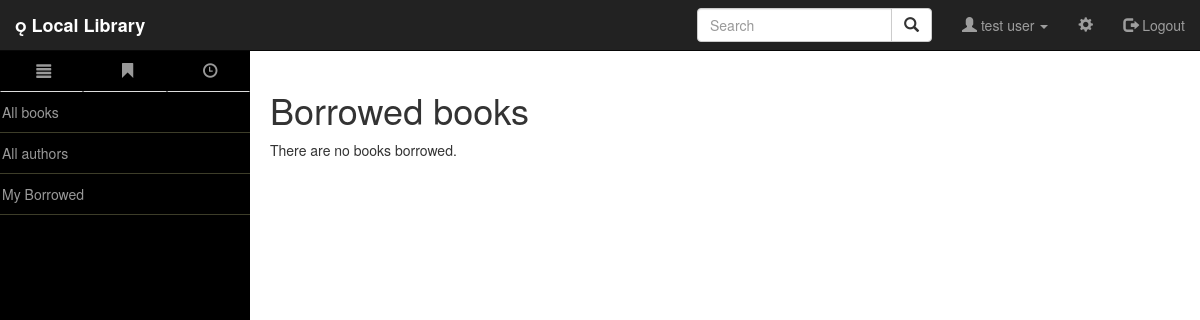
The page /catalog/mybooks/ (signed in) on the database as committed earlier.
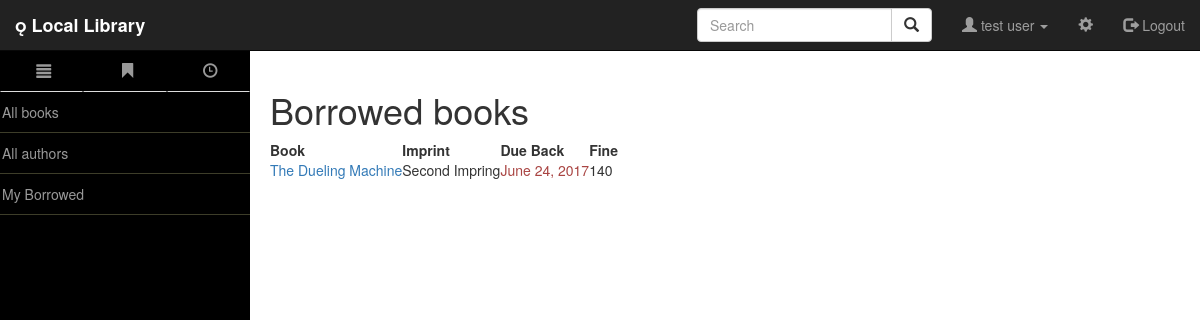
The same page on the database as committed later.
### catalog/models.py (models this page shows, shortened)
class BookInstance(models.Model):
    id = models.UUIDField(primary_key=True,default=uuid.uuid4, help_text="Unique id for this particular book accross whole library")
    book = models.ForeignKey('Book',on_delete=models.SET_NULL, null=True)
    imprint = models.CharField(max_length=200)
    due_back = models.DateField(blank=True, null=True)
    borrower = models.ForeignKey(User,on_delete=models.SET_NULL,blank=True, null=True)
    LOAN_STATUS = (
        ('d', 'Maintenance'),
        ('o', 'On Loan'),
        ('a', 'Available'),
        ('r', 'Reserved'),
    )
    status = models.CharField(max_length=1,choices=LOAN_STATUS, default = 'd' ,blank=True, help_text='book availability')
    class Meta:
        permissions = (('can_mark_returned',"Set book as returned"),)
        ordering = ["due_back"]
    @property
    def is_overdue(self):
        if date.today() > self.due_back:
            return True
        else:
            return False

class Book(models.Model):
    title = models.CharField(max_length=200)
    author = models.ForeignKey("Author",on_delete=models.SET_NULL,null=True)
    summary = models.TextField(max_length=1000,help_text="Enter the brief description of book")
    isbn = models.CharField('ISBN',max_length=13,help_text='13 Character <a href="https://www.isbn-international.org/content/what-isbn">ISBN number</a>')
    genere = models.ManyToManyField('Genere',help_text='Select a genere for book')
    language = models.ForeignKey('Language', on_delete=models.SET_NULL, null=True)
    class Meta:
        __module__= '__name__'
    def display_genere(self):
        """
        Creates a string for the Genre. This is required to display genre in Admin.
        """
        return ", ".join([genere.name for genere in self.genere.all()[:3]])
    display_genere.short_description = 'Genere'

### catalog/views.py (the view)
class LoanedBooksByUserListView(generic.ListView):
    model = BookInstance
    template_name = 'catalog/book_instance_list_borrowed_user.html'
    paginate_by = 10
    def get_queryset(self):
        return BookInstance.objects.filter(borrower = self.request.user).filter(status__exact='o').order_by('due_back')

### catalog/templatetags/myfilters.py (called while the page is built)
@register.filter(name='fine')
def fine(value):
    return (datetime.now().date() - value ).days *10

### catalog/templates/catalog/book_instance_list_borrowed_user.html
{% extends "base_generic.html" %}
{% load myfilters %}
{% block content %}
    <h1>Borrowed books</h1>
    {% if bookinstance_list %}
       <table data-toggle="table">
            <tr>
                <th>Book</th>
                <th>Imprint</th>
                <th>Due Back</th>
                <th>Fine</th>
            </tr>
            {% for bookinst in bookinstance_list %}
                <tr>
                    <td> <a href="{% url 'book-detail' bookinst.book.pk %}">{{bookinst.book.title}}</a> </td>
                    <td> {{ bookinst.imprint }} </td>
                    <td class="{% if bookinst.is_overdue %}text-danger{% endif %}"> {{ bookinst.due_back }} </td>
                    <td> {{ bookinst.due_back|fine }} </td>
                </tr>
            {% endfor %}
        </table>
    {% else %}
      <p>There are no books borrowed.</p>
    {% endif %}
{% endblock %}

Rows that differ between the two databases and show on the page:
now on this page (row edited): BookInstance: book "The Dueling Machine", imprint "Second Impring", due_back "June 24, 2017", due_back|fine "140"
Other text that changed with them:
text no longer shown: "There are no books borrowed."
text now shown: "Book Imprint Due Back Fine"
